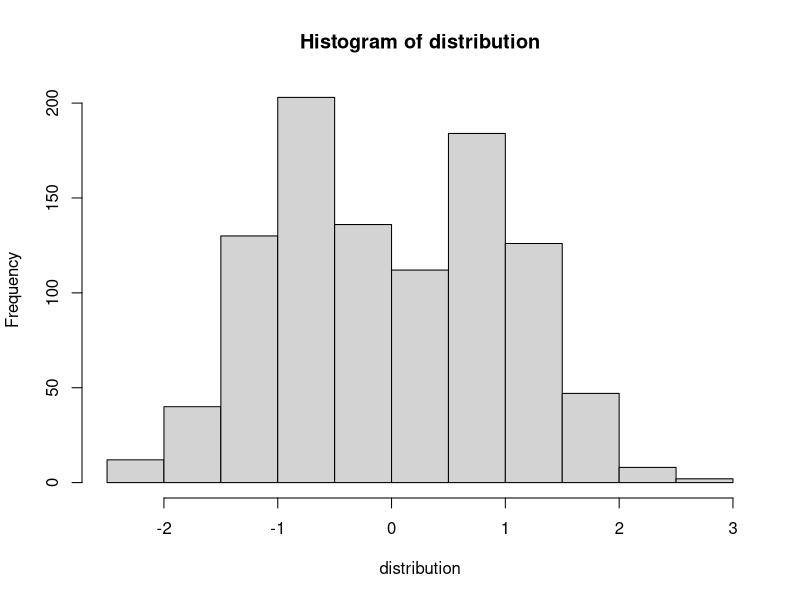

Source code (R):
#Right setdiff function when x contains y
setdiff2 <- function(x, y){
  tabx <- table(x)
  taby <- table(y)
  
  out <- numeric(length(tabx))
  names(out) <- names(tabx)
  
  for (i in names(tabx)){
    if (i %in% names(taby)){
      out[i] <- tabx[i]-taby[i]
    }
    else {
      out[i] <- tabx[i]
    }
  }
  rep(as.numeric(names(out)), as.vector(out))
}

median.test_sim <- function(x, y, nsim = 1000){
  distribution <- numeric(nsim)
  observed_t <- median(x)-median(y)
  full_vec <- c(x, y)
  for (i in 1:nsim){
    comb1 <- sample(full_vec, length(x))
    comb2 <- setdiff2(full_vec, comb1)
    distribution[i] <- median(comb1)-median(comb2)
  }
  hist(distribution)
  p_value <- sum(distribution >= observed_t)/length(distribution)
  p_value
}

set.seed(100)
x <- rt(20, 3)
y <- rt(20, 3)+3
p <- median.test_sim(x, y)
